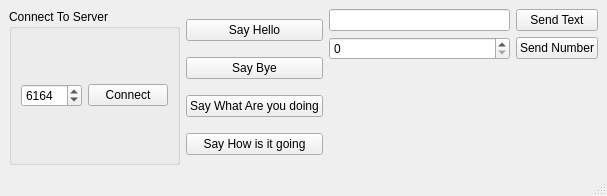
<?xml version="1.0" encoding="UTF-8"?>
<ui version="4.0">
 <class>MainWindow</class>
 <widget class="QMainWindow" name="MainWindow">
  <property name="geometry">
   <rect>
    <x>0</x>
    <y>0</y>
    <width>607</width>
    <height>196</height>
   </rect>
  </property>
  <property name="windowTitle">
   <string>MainWindow</string>
  </property>
  <widget class="QWidget" name="centralwidget">
   <layout class="QHBoxLayout" name="horizontalLayout_2">
    <item>
     <layout class="QHBoxLayout" name="horizontalLayout_4">
      <item>
       <widget class="QGroupBox" name="groupBox">
        <property name="title">
         <string>Connect To Server</string>
        </property>
        <layout class="QHBoxLayout" name="horizontalLayout_5">
         <item>
          <widget class="QSpinBox" name="SB_port">
           <property name="maximum">
            <number>99999</number>
           </property>
           <property name="value">
            <number>6164</number>
           </property>
          </widget>
         </item>
         <item>
          <widget class="QPushButton" name="PB_connectClient">
           <property name="text">
            <string>Connect</string>
           </property>
          </widget>
         </item>
        </layout>
       </widget>
      </item>
     </layout>
    </item>
    <item>
     <layout class="QVBoxLayout" name="verticalLayout">
      <item>
       <widget class="QPushButton" name="PB_Hello">
        <property name="text">
         <string>Say Hello</string>
        </property>
       </widget>
      </item>
      <item>
       <widget class="QPushButton" name="PB_Bye">
        <property name="text">
         <string>Say Bye</string>
        </property>
       </widget>
      </item>
      <item>
       <widget class="QPushButton" name="PB_WAYD">
        <property name="text">
         <string>Say What Are you doing</string>
        </property>
       </widget>
      </item>
      <item>
       <widget class="QPushButton" name="PB_HYD">
        <property name="text">
         <string>Say How is it going</string>
        </property>
       </widget>
      </item>
     </layout>
    </item>
    <item>
     <layout class="QGridLayout" name="gridLayout">
      <item row="0" column="0">
       <widget class="QLineEdit" name="lineEdit"/>
      </item>
      <item row="1" column="1">
       <widget class="QPushButton" name="pushButton_6">
        <property name="text">
         <string>Send Number</string>
        </property>
       </widget>
      </item>
      <item row="0" column="1">
       <widget class="QPushButton" name="pushButton_5">
        <property name="text">
         <string>Send Text</string>
        </property>
       </widget>
      </item>
      <item row="1" column="0">
       <widget class="QSpinBox" name="spinBox"/>
      </item>
      <item row="2" column="0">
       <spacer name="verticalSpacer">
        <property name="orientation">
         <enum>Qt::Vertical</enum>
        </property>
        <property name="sizeHint" stdset="0">
         <size>
          <width>20</width>
          <height>40</height>
         </size>
        </property>
       </spacer>
      </item>
     </layout>
    </item>
   </layout>
  </widget>
  <widget class="QMenuBar" name="menubar">
   <property name="geometry">
    <rect>
     <x>0</x>
     <y>0</y>
     <width>607</width>
     <height>21</height>
    </rect>
   </property>
  </widget>
  <widget class="QStatusBar" name="statusbar"/>
 </widget>
 <resources/>
 <connections/>
</ui>
